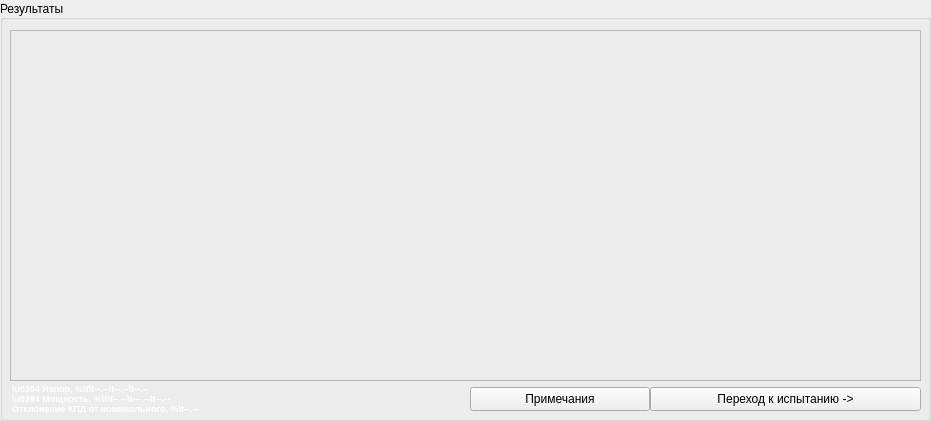
     <widget class="QGroupBox" name="groupChart">
      <property name="geometry">
       <rect>
        <x>400</x>
        <y>330</y>
        <width>931</width>
        <height>421</height>
       </rect>
      </property>
      <property name="title">
       <string>Результаты</string>
      </property>
      <property name="alignment">
       <set>Qt::AlignLeading|Qt::AlignLeft|Qt::AlignVCenter</set>
      </property>
      <widget class="QPushButton" name="btnGoTest">
       <property name="geometry">
        <rect>
         <x>650</x>
         <y>387</y>
         <width>271</width>
         <height>24</height>
        </rect>
       </property>
       <property name="text">
        <string>Переход к испытанию -&gt;</string>
       </property>
      </widget>
      <widget class="QLabel" name="lblTestResult">
       <property name="geometry">
        <rect>
         <x>12</x>
         <y>383</y>
         <width>361</width>
         <height>41</height>
        </rect>
       </property>
       <property name="palette">
        <palette>
         <active>
          <colorrole role="WindowText">
           <brush brushstyle="SolidPattern">
            <color alpha="255">
             <red>255</red>
             <green>255</green>
             <blue>255</blue>
            </color>
           </brush>
          </colorrole>
          <colorrole role="Button">
           <brush brushstyle="SolidPattern">
            <color alpha="255">
             <red>85</red>
             <green>85</green>
             <blue>127</blue>
            </color>
           </brush>
          </colorrole>
          <colorrole role="Light">
           <brush brushstyle="SolidPattern">
            <color alpha="255">
             <red>127</red>
             <green>127</green>
             <blue>190</blue>
            </color>
           </brush>
          </colorrole>
          <colorrole role="Midlight">
           <brush brushstyle="SolidPattern">
            <color alpha="255">
             <red>106</red>
             <green>106</green>
             <blue>158</blue>
            </color>
           </brush>
          </colorrole>
          <colorrole role="Dark">
           <brush brushstyle="SolidPattern">
            <color alpha="255">
             <red>42</red>
             <green>42</green>
             <blue>63</blue>
            </color>
           </brush>
          </colorrole>
          <colorrole role="Mid">
           <brush brushstyle="SolidPattern">
            <color alpha="255">
             <red>57</red>
             <green>57</green>
             <blue>85</blue>
            </color>
           </brush>
          </colorrole>
          <colorrole role="Text">
           <brush brushstyle="SolidPattern">
            <color alpha="255">
             <red>255</red>
             <green>255</green>
             <blue>255</blue>
            </color>
           </brush>
          </colorrole>
          <colorrole role="BrightText">
           <brush brushstyle="SolidPattern">
            <color alpha="255">
             <red>255</red>
             <green>255</green>
             <blue>255</blue>
            </color>
           </brush>
          </colorrole>
          <colorrole role="ButtonText">
           <brush brushstyle="SolidPattern">
            <color alpha="255">
             <red>255</red>
             <green>255</green>
             <blue>255</blue>
            </color>
           </brush>
          </colorrole>
          <colorrole role="Base">
           <brush brushstyle="SolidPattern">
            <color alpha="255">
             <red>0</red>
             <green>0</green>
             <blue>0</blue>
            </color>
           </brush>
          </colorrole>
          <colorrole role="Window">
           <brush brushstyle="SolidPattern">
            <color alpha="255">
             <red>85</red>
             <green>85</green>
             <blue>127</blue>
            </color>
           </brush>
          </colorrole>
          <colorrole role="Shadow">
           <brush brushstyle="SolidPattern">
            <color alpha="255">
             <red>0</red>
             <green>0</green>
             <blue>0</blue>
            </color>
           </brush>
          </colorrole>
          <colorrole role="AlternateBase">
           <brush brushstyle="SolidPattern">
            <color alpha="255">
             <red>42</red>
             <green>42</green>
             <blue>63</blue>
            </color>
           </brush>
          </colorrole>
          <colorrole role="ToolTipBase">
           <brush brushstyle="SolidPattern">
            <color alpha="255">
             <red>255</red>
             <green>255</green>
             <blue>220</blue>
            </color>
           </brush>
          </colorrole>
          <colorrole role="ToolTipText">
           <brush brushstyle="SolidPattern">
            <color alpha="255">
             <red>0</red>
             <green>0</green>
             <blue>0</blue>
            </color>
           </brush>
          </colorrole>
         </active>
         <inactive>
          <colorrole role="WindowText">
           <brush brushstyle="SolidPattern">
            <color alpha="255">
             <red>255</red>
             <green>255</green>
             <blue>255</blue>
            </color>
           </brush>
          </colorrole>
          <colorrole role="Button">
           <brush brushstyle="SolidPattern">
            <color alpha="255">
             <red>85</red>
             <green>85</green>
             <blue>127</blue>
            </color>
           </brush>
          </colorrole>
          <colorrole role="Light">
           <brush brushstyle="SolidPattern">
            <color alpha="255">
             <red>127</red>
             <green>127</green>
             <blue>190</blue>
            </color>
           </brush>
          </colorrole>
          <colorrole role="Midlight">
           <brush brushstyle="SolidPattern">
            <color alpha="255">
             <red>106</red>
             <green>106</green>
             <blue>158</blue>
            </color>
           </brush>
          </colorrole>
          <colorrole role="Dark">
           <brush brushstyle="SolidPattern">
            <color alpha="255">
             <red>42</red>
             <green>42</green>
             <blue>63</blue>
            </color>
           </brush>
          </colorrole>
          <colorrole role="Mid">
           <brush brushstyle="SolidPattern">
            <color alpha="255">
             <red>57</red>
             <green>57</green>
             <blue>85</blue>
            </color>
           </brush>
          </colorrole>
          <colorrole role="Text">
           <brush brushstyle="SolidPattern">
            <color alpha="255">
             <red>255</red>
             <green>255</green>
             <blue>255</blue>
            </color>
           </brush>
          </colorrole>
          <colorrole role="BrightText">
           <brush brushstyle="SolidPattern">
            <color alpha="255">
             <red>255</red>
             <green>255</green>
             <blue>255</blue>
            </color>
           </brush>
          </colorrole>
          <colorrole role="ButtonText">
           <brush brushstyle="SolidPattern">
            <color alpha="255">
             <red>255</red>
             <green>255</green>
             <blue>255</blue>
            </color>
           </brush>
          </colorrole>
          <colorrole role="Base">
           <brush brushstyle="SolidPattern">
            <color alpha="255">
             <red>0</red>
             <green>0</green>
             <blue>0</blue>
            </color>
           </brush>
          </colorrole>
          <colorrole role="Window">
           <brush brushstyle="SolidPattern">
            <color alpha="255">
             <red>85</red>
             <green>85</green>
             <blue>127</blue>
            </color>
           </brush>
          </colorrole>
          <colorrole role="Shadow">
           <brush brushstyle="SolidPattern">
            <color alpha="255">
             <red>0</red>
             <green>0</green>
             <blue>0</blue>
            </color>
           </brush>
          </colorrole>
          <colorrole role="AlternateBase">
           <brush brushstyle="SolidPattern">
            <color alpha="255">
             <red>42</red>
             <green>42</green>
             <blue>63</blue>
            </color>
           </brush>
          </colorrole>
          <colorrole role="ToolTipBase">
           <brush brushstyle="SolidPattern">
            <color alpha="255">
             <red>255</red>
             <green>255</green>
             <blue>220</blue>
            </color>
           </brush>
          </colorrole>
          <colorrole role="ToolTipText">
           <brush brushstyle="SolidPattern">
            <color alpha="255">
             <red>0</red>
             <green>0</green>
             <blue>0</blue>
            </color>
           </brush>
          </colorrole>
         </inactive>
         <disabled>
          <colorrole role="WindowText">
           <brush brushstyle="SolidPattern">
            <color alpha="255">
             <red>42</red>
             <green>42</green>
             <blue>63</blue>
            </color>
           </brush>
          </colorrole>
          <colorrole role="Button">
           <brush brushstyle="SolidPattern">
            <color alpha="255">
             <red>85</red>
             <green>85</green>
             <blue>127</blue>
            </color>
           </brush>
          </colorrole>
          <colorrole role="Light">
           <brush brushstyle="SolidPattern">
            <color alpha="255">
             <red>127</red>
             <green>127</green>
             <blue>190</blue>
            </color>
           </brush>
          </colorrole>
          <colorrole role="Midlight">
           <brush brushstyle="SolidPattern">
            <color alpha="255">
             <red>106</red>
             <green>106</green>
             <blue>158</blue>
            </color>
           </brush>
          </colorrole>
          <colorrole role="Dark">
           <brush brushstyle="SolidPattern">
            <color alpha="255">
             <red>42</red>
             <green>42</green>
             <blue>63</blue>
            </color>
           </brush>
          </colorrole>
          <colorrole role="Mid">
           <brush brushstyle="SolidPattern">
            <color alpha="255">
             <red>57</red>
             <green>57</green>
             <blue>85</blue>
            </color>
           </brush>
          </colorrole>
          <colorrole role="Text">
           <brush brushstyle="SolidPattern">
            <color alpha="255">
             <red>42</red>
             <green>42</green>
             <blue>63</blue>
            </color>
           </brush>
          </colorrole>
          <colorrole role="BrightText">
           <brush brushstyle="SolidPattern">
            <color alpha="255">
             <red>255</red>
             <green>255</green>
             <blue>255</blue>
            </color>
           </brush>
          </colorrole>
          <colorrole role="ButtonText">
           <brush brushstyle="SolidPattern">
            <color alpha="255">
             <red>42</red>
             <green>42</green>
             <blue>63</blue>
            </color>
           </brush>
          </colorrole>
          <colorrole role="Base">
           <brush brushstyle="SolidPattern">
            <color alpha="255">
             <red>85</red>
             <green>85</green>
             <blue>127</blue>
            </color>
           </brush>
          </colorrole>
          <colorrole role="Window">
           <brush brushstyle="SolidPattern">
            <color alpha="255">
             <red>85</red>
             <green>85</green>
             <blue>127</blue>
            </color>
           </brush>
          </colorrole>
          <colorrole role="Shadow">
           <brush brushstyle="SolidPattern">
            <color alpha="255">
             <red>0</red>
             <green>0</green>
             <blue>0</blue>
            </color>
           </brush>
          </colorrole>
          <colorrole role="AlternateBase">
           <brush brushstyle="SolidPattern">
            <color alpha="255">
             <red>85</red>
             <green>85</green>
             <blue>127</blue>
            </color>
           </brush>
          </colorrole>
          <colorrole role="ToolTipBase">
           <brush brushstyle="SolidPattern">
            <color alpha="255">
             <red>255</red>
             <green>255</green>
             <blue>220</blue>
            </color>
           </brush>
          </colorrole>
          <colorrole role="ToolTipText">
           <brush brushstyle="SolidPattern">
            <color alpha="255">
             <red>0</red>
             <green>0</green>
             <blue>0</blue>
            </color>
           </brush>
          </colorrole>
         </disabled>
        </palette>
       </property>
       <property name="font">
        <font>
         <pointsize>7</pointsize>
         <weight>75</weight>
         <bold>true</bold>
        </font>
       </property>
       <property name="inputMethodHints">
        <set>Qt::ImhMultiLine</set>
       </property>
       <property name="text">
        <string>\u0394 Напор, %\t\t--.--\t--.--\t--.--
\u0394 Мощность, %\t\t--.--\t---.--\t--.--
Отклонение КПД от номинального, %\t--.--</string>
       </property>
       <property name="textFormat">
        <enum>Qt::PlainText</enum>
       </property>
       <property name="alignment">
        <set>Qt::AlignLeading|Qt::AlignLeft|Qt::AlignTop</set>
       </property>
      </widget>
      <widget class="QFrame" name="frameGraphInfo">
       <property name="geometry">
        <rect>
         <x>10</x>
         <y>30</y>
         <width>911</width>
         <height>351</height>
        </rect>
       </property>
       <property name="frameShape">
        <enum>QFrame::StyledPanel</enum>
       </property>
       <property name="frameShadow">
        <enum>QFrame::Raised</enum>
       </property>
      </widget>
      <widget class="QPushButton" name="btnComments">
       <property name="geometry">
        <rect>
         <x>470</x>
         <y>387</y>
         <width>180</width>
         <height>24</height>
        </rect>
       </property>
       <property name="sizePolicy">
        <sizepolicy hsizetype="Maximum" vsizetype="Fixed">
         <horstretch>0</horstretch>
         <verstretch>0</verstretch>
        </sizepolicy>
       </property>
       <property name="minimumSize">
        <size>
         <width>180</width>
         <height>24</height>
        </size>
       </property>
       <property name="maximumSize">
        <size>
         <width>180</width>
         <height>24</height>
        </size>
       </property>
       <property name="text">
        <string>Примечания</string>
       </property>
      </widget>
     </widget>
